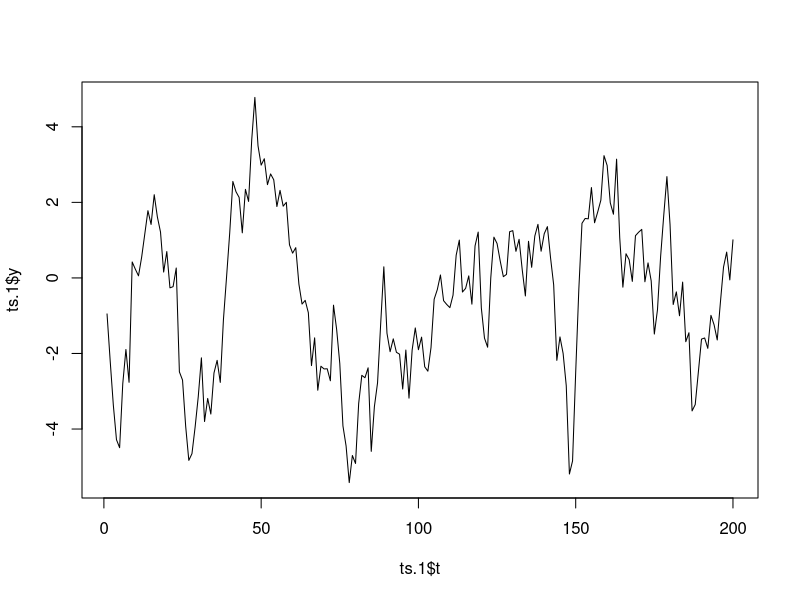
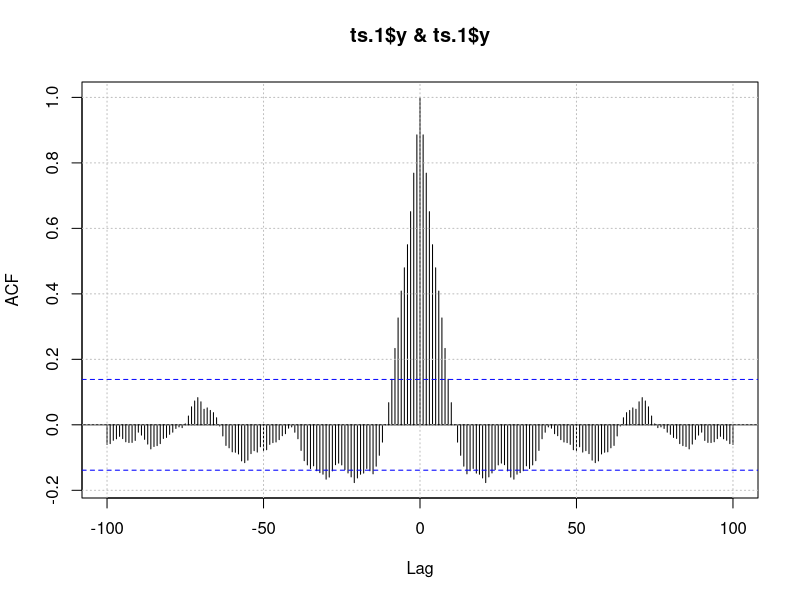

These figures' R source, in order: (Note: this script raises an error after producing the figures.)
n <- 200
ts.1 <- data.frame(t=1:n, y=arima.sim(list(ar = (0.9)), n))
plot(ts.1$t, ts.1$y, type="l")
ccf(ts.1$y, ts.1$y, lag.max=100)
grid(col="grey")
ccf.out <- cross.correlate(ts.1, method="iccf", max.lag = 100)
lines(ccf.out$tau, ccf.out$ccf, type="l", col="red", lwd=4)


ts.2 <- data.frame(t=1:n, y=arima.sim(list(ar = (0.55)), n))
ts.2$y <- ts.2$y + filter(ts.1$y, dnorm(seq(-5,5,by=0.2)), 
                          sides=1, circular = TRUE)
ts.2$y <- ts.2$y + rnorm(n, sd=1)
plot(ts.1$t, ts.1$y, type="l")
lines(ts.2$t, ts.2$y, col="red")

result <- ccf(ts.1$y, ts.2$y, lag.max=100, plot=FALSE)
plot(result$lag, result$acf, type="h", bty="n", xlab="lag", ylab="CCF")

mask <- sample(1:n, 50, replace = FALSE)
mask <- sort(mask)
ts.1 <- ts.1[mask, ]

ccf.out <- cross.correlate(ts.1, ts.2, method="iccf", max.lag = 100, dtau=0.1)
grid(col="grey")
lines(ccf.out$tau, ccf.out$ccf, type="l", col="red", lwd=4)
